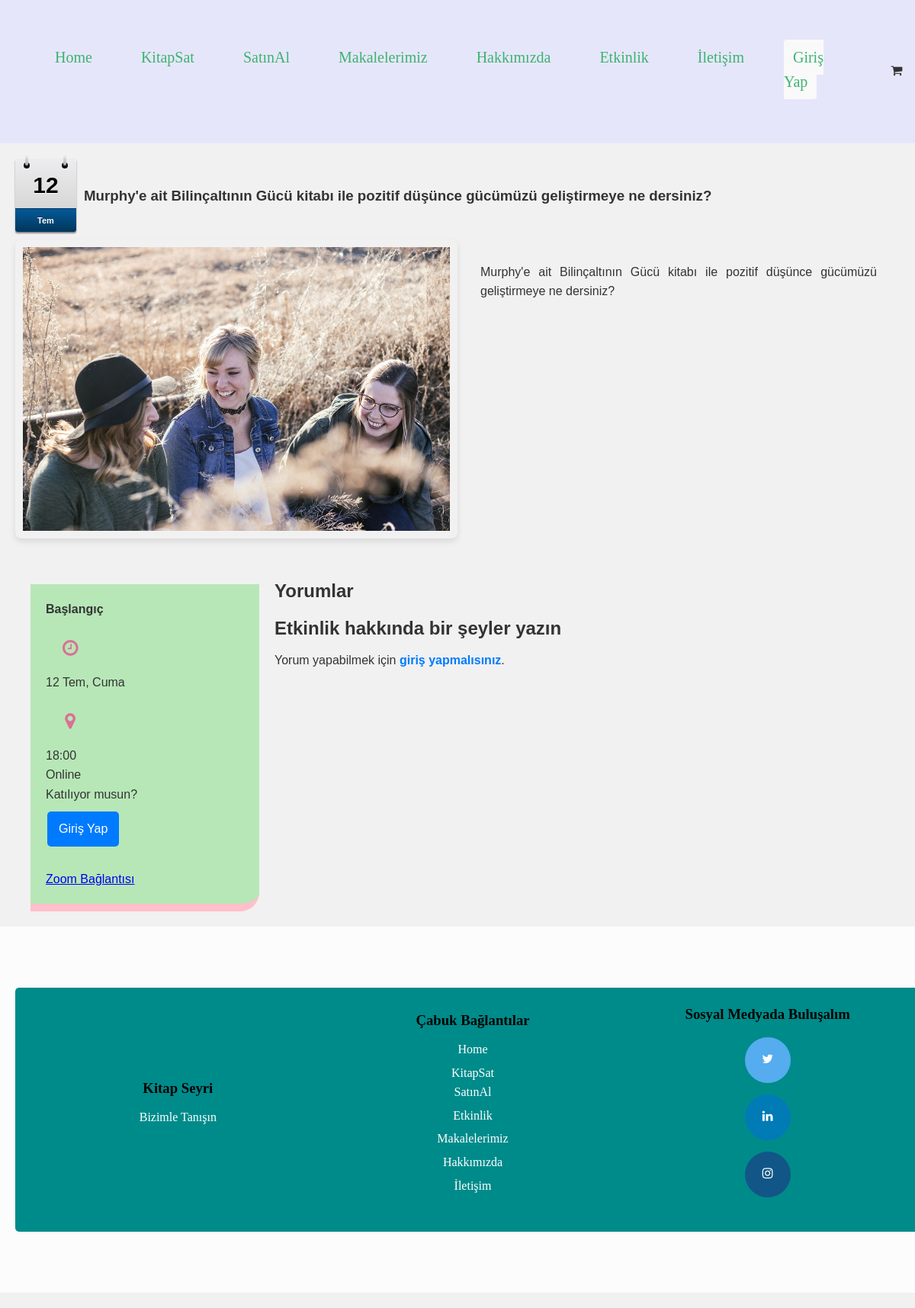
/activity/1/, run on an earlier commit of the app's database.
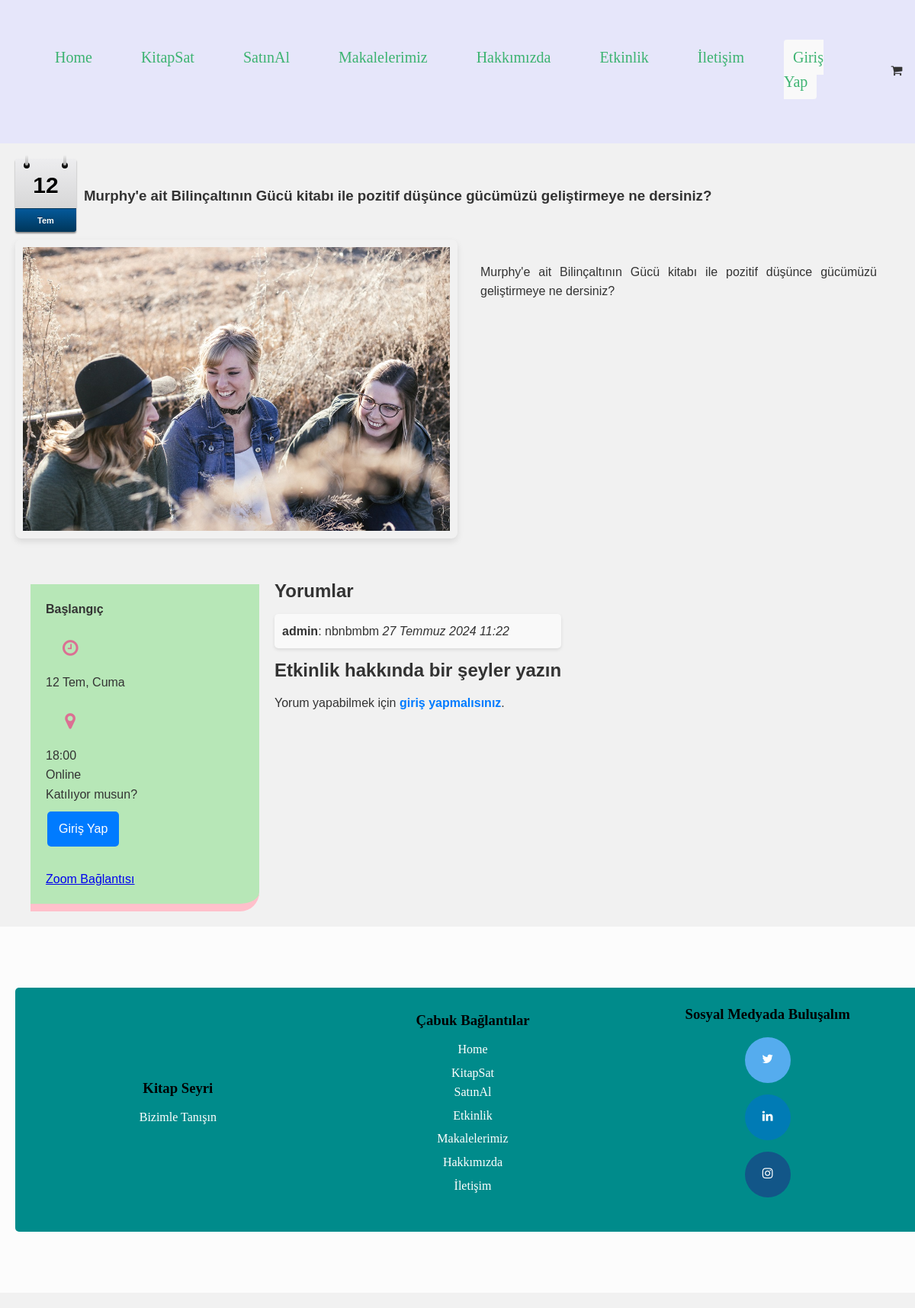
And on a later commit of the database.
### activity/models.py (models this page shows, shortened)
class Comment(models.Model):
    user = models.ForeignKey(User, on_delete=models.CASCADE, related_name='activity_comments')
    event = models.ForeignKey(Event, on_delete=models.CASCADE, related_name='event_comments')
    content = models.TextField()
    created_at = models.DateTimeField(auto_now_add=True)

### activity/views.py (the view)
# urls.py: path('<int:pk>/', views.event_detail, name='event_detail'),
def event_detail(request, pk):
    event = get_object_or_404(Event, pk=pk)
    participants = Participant.objects.filter(event=event)
    comments = Comment.objects.filter(event=event)
    if request.method == 'POST':
        comment_form = CommentForm(request.POST)
        if comment_form.is_valid():
            comment = comment_form.save(commit=False)
            comment.user = request.user
            comment.event = event
            comment.save()
            return redirect('event_detail', pk=pk)
    else:
        comment_form = CommentForm()
    return render(request, 'events/event_detail.html', {
        'event': event,
        'participants': participants,
        'comments': comments,
        'comment_form': comment_form
    })

### templates/events/event_detail.html
{% extends 'partials/base.html' %}
{% block content %}
<div class="eventdetailspage">
    <div class="calendarpart">
        <p class="calendar">{{ event.date|date:"d" }} <em>{{ event.date|date:"M" }}</em></p>
        <h3 class="eventheader">{{ event.title }}</h3>
    </div>
    <img class="eventdetailsimg" src="{{ event.image.url }}" alt="Etkinlik Görseli">
    <div class="details">
        <p>{{ event.description }}</p>
    </div>
    <div class="eventcard">
        <p><b>Başlangıç</b>
        <br><i class="fa fa-clock-o" style="font-size:24px;color:palevioletred;"></i>
        <br>{{ event.date|date:"d M, l" }}
        <br><i class="fa fa-map-marker" style="font-size:24px;color:palevioletred;"></i>
        <br>{{ event.time|time:"H:i" }}
        <br>{{ event.location }}
        <br>Katılıyor musun?
        <br>
        {% if user.is_authenticated %}
            <a href="{% url 'join_event' event.pk %}" onclick="alert('Pazar akşamı görüşmek üzere.')" class="button">Katılıyorum</a>
        {% else %}
            <a href="{% url 'login' %}" class="button">Giriş Yap</a>
        {% endif %}
        <br><br><a href="https://zoom.us/j/your-zoom-meeting-id" target="_blank">Zoom Bağlantısı</a></p>
    </div>
    <div class="comment-section">
        <h3>Yorumlar</h3>
        <ul>
            {% for comment in comments %}
            <li><strong>{{ comment.user.username }}</strong>: {{ comment.content }} <em>{{ comment.created_at }}</em></li>
            {% endfor %}
        </ul>
        <h3>Etkinlik hakkında bir şeyler yazın</h3>
        {% if user.is_authenticated %}
        <form method="post">
            {% csrf_token %}
            {{ comment_form.as_p }}
            <button type="submit">Gönder</button>
        </form>
        {% else %}
        <p>Yorum yapabilmek için <a href="{% url 'login' %}">giriş yapmalısınız</a>.</p>
        {% endif %}
    </div>
</div>
{% endblock %}

What changed in the data, as far as the page shows it:
added Comment: user.username "admin", content "nbnbmbm", created_at "27 Temmuz 2024 11:22"
